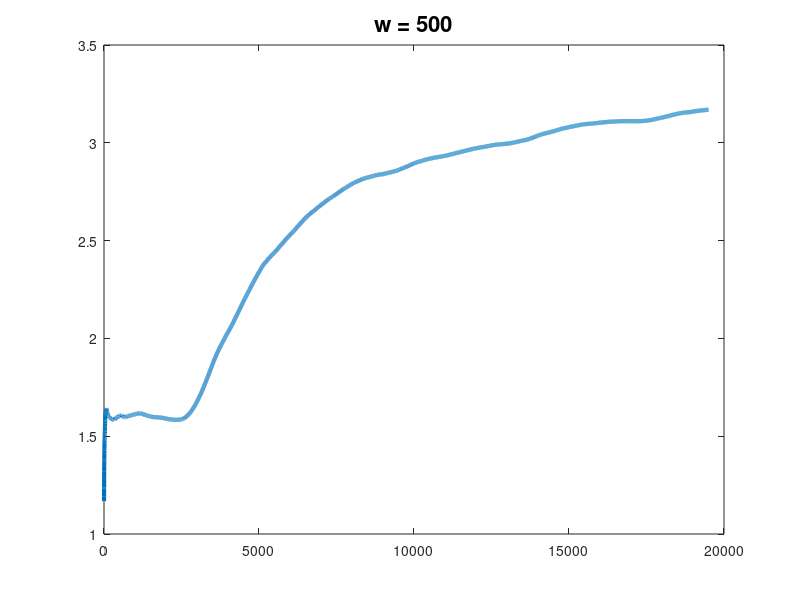

MATLAB code for this plot:

load ('t1', 'save_arr')

m = 20000;  % number of data points in each simulation

mt = save_arr;
% smooth it out with different values of w
% vary the value of w here 
w = 500;
mt_smooth = zeros(1,m-w);

    for i = 1:(m-w)
        if (i <= w)
            mt_smooth(i) = mean(mt(1:(2*i-1)));
        else
            mt_smooth(i) = mean(mt((i-w):(i+w)));
        end
    end

% plot the smoothed batch mean
xv = 1:(m-w);
plot(mt_smooth','Linewidth',3);
title(['w = ',int2str(w)],'FontSize',16)









